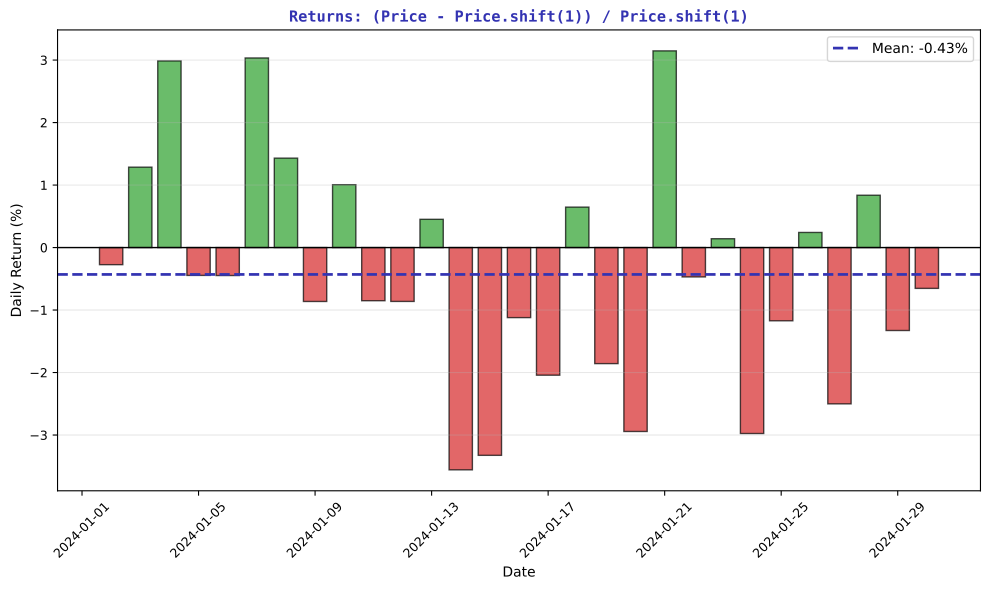

Here is the Python script that generated this plot:
"""Returns via Shift - Computing daily returns"""
import matplotlib.pyplot as plt
import numpy as np
import pandas as pd
from pathlib import Path

plt.rcParams.update({
    'font.size': 10, 'axes.labelsize': 10, 'axes.titlesize': 11,
    'xtick.labelsize': 9, 'ytick.labelsize': 9, 'legend.fontsize': 9,
    'figure.figsize': (10, 6), 'figure.dpi': 150
})

MLPURPLE = '#3333B2'
MLGREEN = '#2CA02C'
MLRED = '#D62728'

np.random.seed(42)
dates = pd.date_range('2024-01-01', periods=30, freq='D')
prices = 100 + np.cumsum(np.random.randn(30) * 2)
df = pd.DataFrame({'Price': prices}, index=dates)
df['Return'] = (df['Price'] - df['Price'].shift(1)) / df['Price'].shift(1) * 100

fig, ax = plt.subplots(figsize=(10, 6))

colors = [MLGREEN if r >= 0 else MLRED for r in df['Return'].dropna()]
ax.bar(df.index[1:], df['Return'].dropna(), color=colors, alpha=0.7, edgecolor='black')
ax.axhline(0, color='black', linewidth=1)
ax.axhline(df['Return'].mean(), color=MLPURPLE, linestyle='--', linewidth=2,
           label=f"Mean: {df['Return'].mean():.2f}%")

ax.set_xlabel('Date', fontsize=10)
ax.set_ylabel('Daily Return (%)', fontsize=10)
ax.set_title("Returns: (Price - Price.shift(1)) / Price.shift(1)", fontsize=11,
             fontweight='bold', color=MLPURPLE, family='monospace')
ax.tick_params(axis='x', rotation=45)
ax.legend(fontsize=10)
ax.grid(axis='y', alpha=0.3)

plt.tight_layout()
plt.savefig(Path(__file__).parent / 'chart.pdf', dpi=300, bbox_inches='tight')
plt.close()
